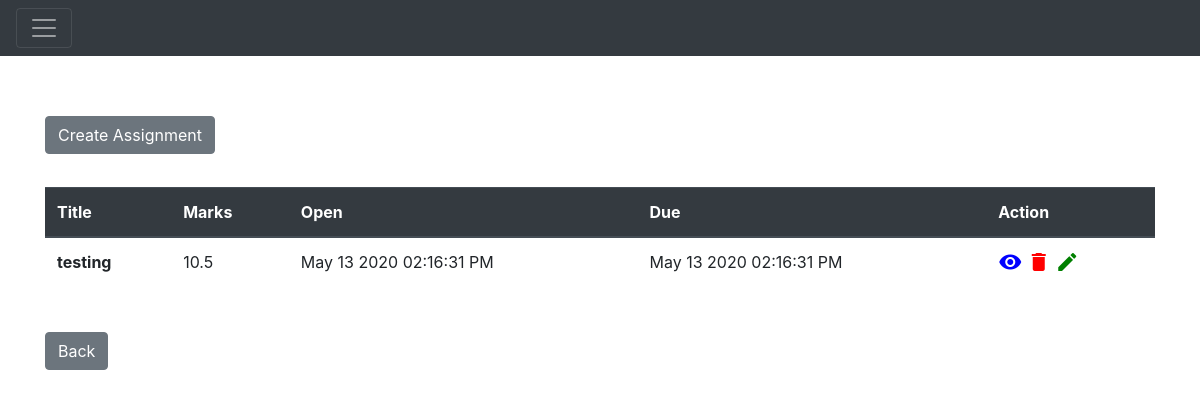
Page /assignments/1 (signed in) on the earlier database version.
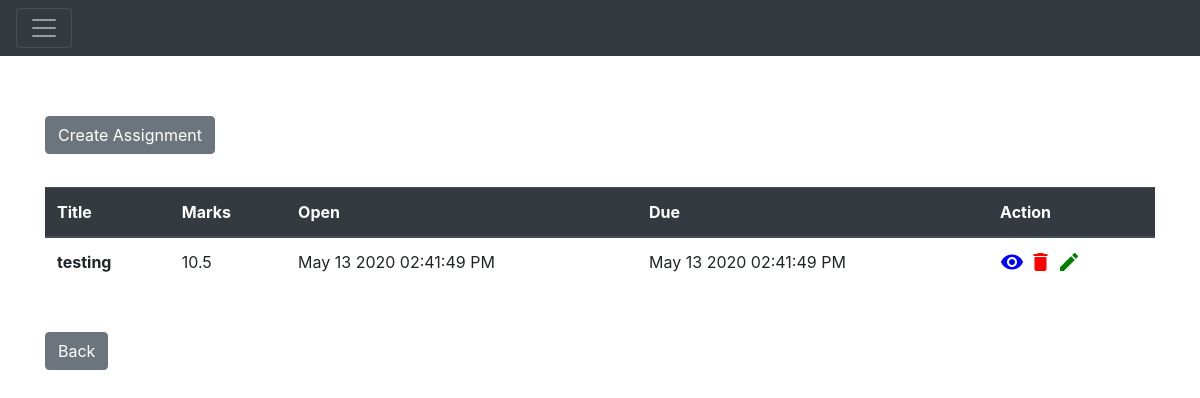
Same page on the later database version.
### Application/models.py (models this page shows)
class Assignment(db.Model):
    __tablename__ = "assignments"
    assignmentId = db.Column(
        db.Integer,
        primary_key=True,
        autoincrement=True
    )
    assignmentName = db.Column(
        db.String(120),
        nullable=False
    )
    assignmentDesc = db.Column(
        db.String(255),
        nullable=False
    )
    assignmentDeadline = db.Column(
        db.DateTime
    )
    courseId = db.Column(db.Integer, db.ForeignKey('courses.courseId'))
    course = relationship("Course", backref="assignments")
    totalMarks = db.Column(db.Float, nullable=False)
    uploadDateTime = db.Column(db.DateTime, nullable=False)

### Application/assignments.py (the view)
@app.route('/assignments/<id>', methods=['GET'])
def getAssignmentsByCourse(id):
    assignments = models.Assignment.query.filter_by(courseId=id).all()
    enrollment = models.Enrollment.query.filter_by(courseId=id,userId=session['id']).first()
    isTeacher = enrollment.enrollmentRole == models.EnrollmentRole.Teacher
    filteredAssignments = []
    for ass in assignments:
        if ass.course.courseId == int(id):
            filteredAssignments.append(ass)
    return render_template('assignments.html', assignments=filteredAssignments, id=id, isTeacher=isTeacher)

### Application/templates/assignments.html (shortened to what this page needs)
{% extends 'main.html' %}
{% block head %}
{{ super() }}
{% endblock %}
{% block body %}
{{ super() }}
<div class="container" style="margin-top: 5%">
    {% if isTeacher %}
    <a class="btn btn-secondary" href={{ url_for('createAssignment',course_id=id) }}>Create Assignment</a>
    {% endif %}
    <table class="table" style="margin-top: 3%">
        <thead class="thead-dark">
        <tr>
            <th scope="col">Title</th>
            <th scope="col">Marks</th>
            <th scope="col">Open</th>
            <th scope="col">Due</th>
            <th scope="col">Action</th>
        </tr>
        </thead>
        <tbody>
        {% for assignment in assignments %}
        <tr>
            <th scope="row">{{assignment.assignmentName}}</th>
            <td>{{assignment.totalMarks}}</td>
            <td>{{assignment.uploadDateTime.strftime("%b %d %Y %r")}}</td>
            <td>{{assignment.assignmentDeadline.strftime("%b %d %Y %r")}}</td>
            <td><a href={{ url_for('getAssignmentDetailById',id=assignment.assignmentId) }}
                           >
                <i class="material-icons md-48" style="color:blue;">visibility</i>
                </a>
                {% if isTeacher %}
                <a href={{ url_for('deleteAssignment', id=assignment.assignmentId) }}>
                    <i class="material-icons md-36" style="color:red;">delete</i>
                </a>
                <a href={{ url_for('updateAssignment', id=assignment.assignmentId) }}>
                    <i class="material-icons md-36" style="color:green;">edit</i>
                </a>
                {% endif %}
            </td>
        </tr>
        {% endfor %}
        </tbody>
    </table>
    <br>
    <a class="btn btn-secondary" href={{ url_for('coursesite' ,id=id) }}> Back</a>
</div>
{% endblock %}

Differences in the rows shown:
changed Assignment "testing": uploadDateTime "May 13 2020 02:16:31 PM" → "May 13 2020 02:41:49 PM"; assignmentDeadline "May 13 2020 02:16:31 PM" → "May 13 2020 02:41:49 PM"
